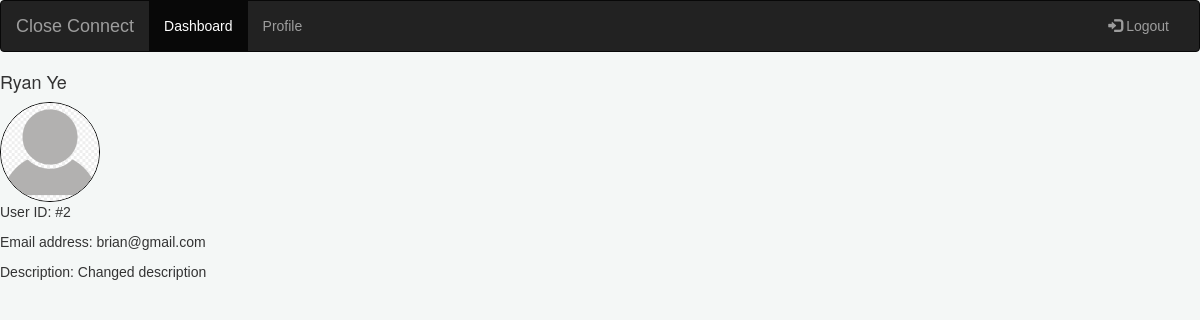
The page /users/show/2 (signed in) on the database as committed earlier.
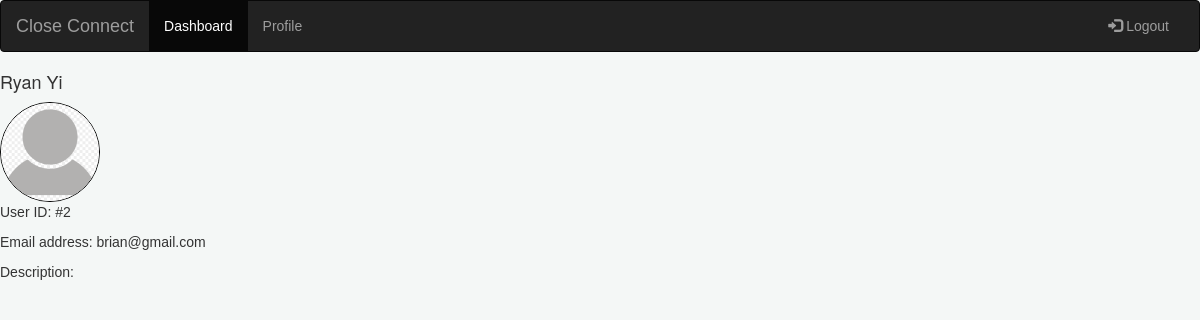
The same page on the database as committed later.
### user/models.py (models this page shows)
class User(models.Model):
    user_level = models.IntegerField()
    email = models.CharField(max_length=255)
    first_name = models.CharField(max_length=50)
    last_name = models.CharField(max_length=50)
    password = models.CharField(max_length=60)
    description = models.TextField()
    profile_pic = models.ImageField(null=True, blank=True)
    created_at = models.DateTimeField(auto_now_add=True)
    updated_at = models.DateTimeField(auto_now=True)
    objects = UserManager()

### user/views.py (the view)
# urls.py: path('users/show/<int:user_id>', views.show),
def show(request, user_id):
    try:
        user = User.objects.get(id=user_id)
        account = User.objects.get(id=request.session['user_id'])
        context = {
            'user': user,
            'account': account,
        }
        return render(request, 'profile.html', context)
    except:
        return redirect('/login')

### user/templates/profile.html (shortened to what this page needs)
<!DOCTYPE html>
<html>
<head>
    <link rel="stylesheet" href="https://maxcdn.bootstrapcdn.com/bootstrap/3.4.1/css/bootstrap.min.css">
    {% load static %}
    <link rel="stylesheet" href="{% static 'css/style.css' %}">
</head>
<body>
<nav class="navbar navbar-inverse">
    <div class="container-fluid">
        <div class="navbar-header">
            <a class="navbar-brand" href="/main">Close Connect</a>
        </div>
        <div class="collapse navbar-collapse" id="myNavbar">
            <ul class="nav navbar-nav">
                <li class="active"><a href="/check_admin">Dashboard </a></li>
                <li><a href="/users/edit">Profile</a></li>
            </ul>
            <ul class="nav navbar-nav navbar-right">
                <li><a href="/logout"><span class="glyphicon glyphicon-log-in"></span> Logout</a></li>
            </ul>
        </div>
    </div>
</nav>
<h4>{{ user.first_name }} {{ user.last_name }}</h4>
{% if user.profile_pic %}
    <img class="profile_pic" src="{{ user.profile_pic.url }}" alt="profile_pic.png">
{% else %}
    <img class="profile_pic" src="/static/images/default_profile.png" alt="profile_pic.png">
{% endif %}
<p>User ID: #{{ user.id }}</p>
<p>Email address: {{ user.email }}</p>
<p>Description: {{ user.description }}</p>
</body>
</html>

Rows that differ between the two databases and show on the page:
changed User "Ryan": last_name "Ye" → "Yi"; description "Changed description" → (not shown)
